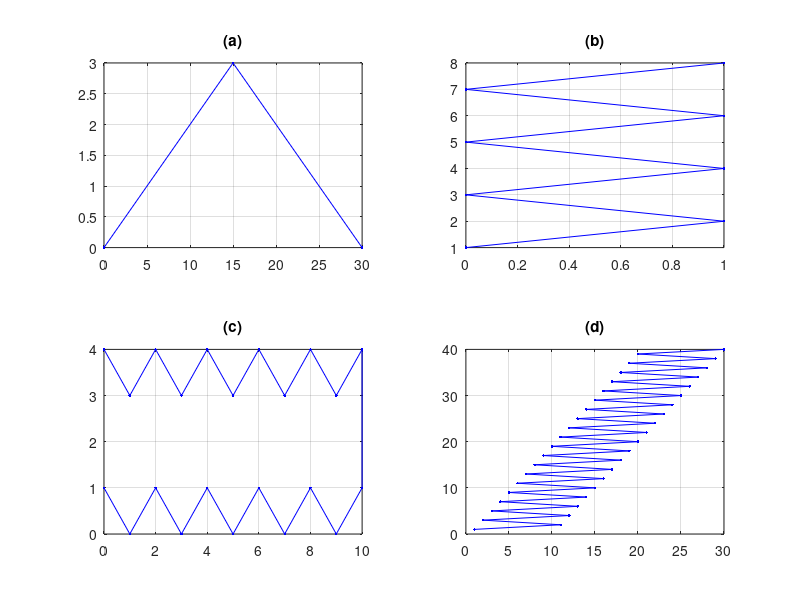

MATLAB code for this plot:
function vierplots()
    figure

    subplot(2,2,1);
    x_a = [0 15 30];
    y_a = [0 3 0];
    plot(x_a,y_a,'b.-'), grid on, title('(a)')
    
    subplot(2,2,2);
    x_b(1:2:8) = 0;
    x_b(2:2:8) = 1;
    y_b = 1:8;
    plot(x_b,y_b,'b.-'), grid on, title('(b)')
    
    subplot(2,2,3);
    x_c = [0:10 10:-1:0]; 
    y1 = [repmat([1 0],1,5) 1]; 
    y2 = y1 + 3; 
    y_c = [y1 y2];  
    plot(x_c,y_c,'b.-'), grid on, title('(c)')

    subplot(2,2,4);
    x1 = 1:20; 
    x2 = x1 + 10; 
    x_d(1:2:40) = x1; 
    x_d(2:2:40) = x2;
    y_d = 1:40;
    plot(x_d,y_d,'b.-'), grid on, title('(d)')

end